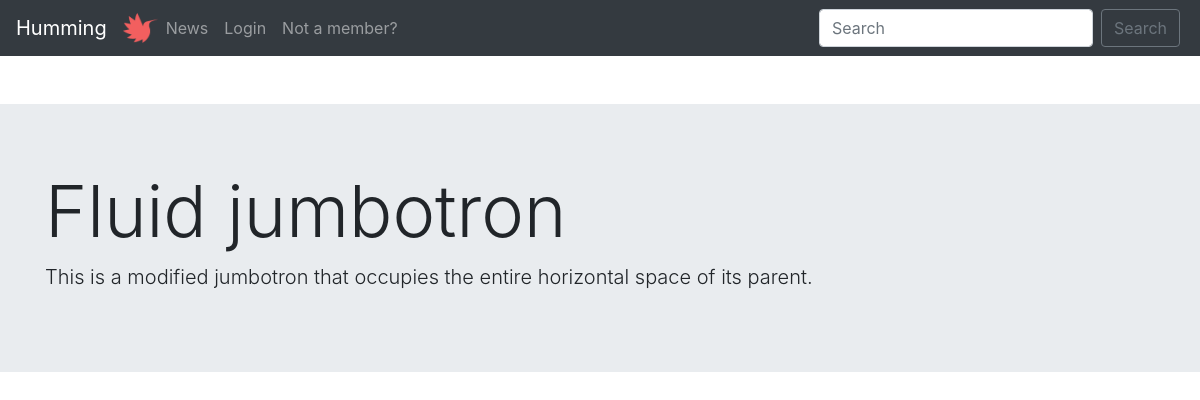
The app's page /commentsform.php, older data.
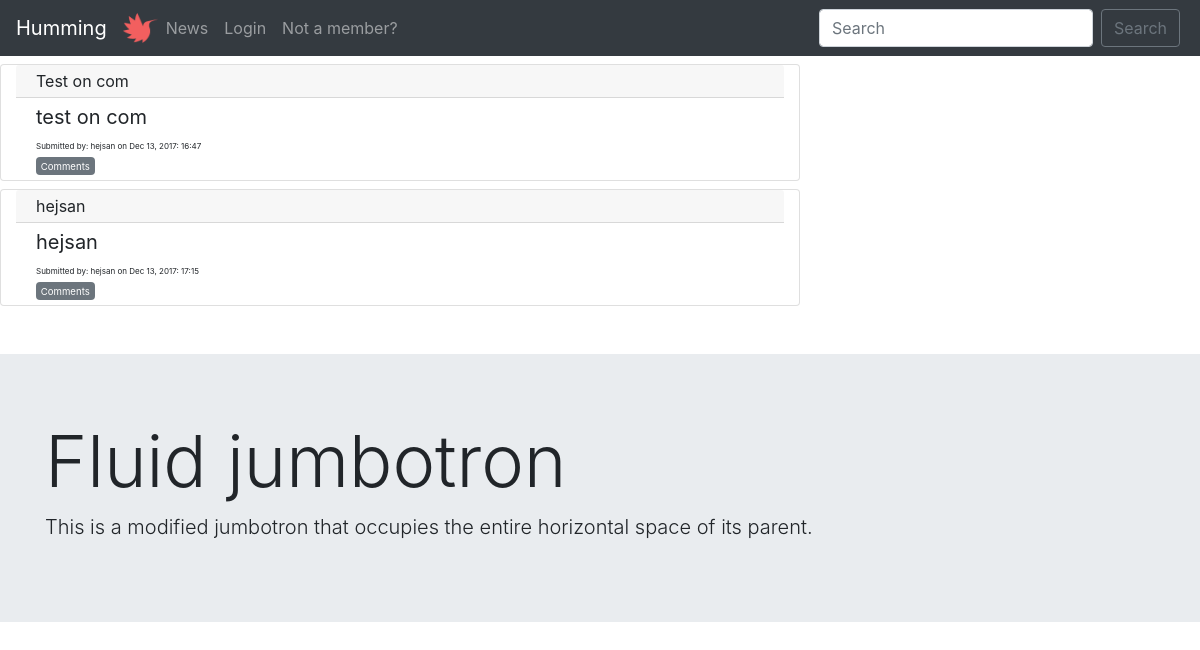
The same page, newer data.
### tables this page shows
CREATE TABLE "posts" (
	`title`	TEXT NOT NULL,
	`description`	TEXT NOT NULL,
	`url`	TEXT,
	`postID`	INTEGER NOT NULL PRIMARY KEY AUTOINCREMENT UNIQUE,
	`postdate`	INTEGER,
	`userID`	INTEGER
);

CREATE TABLE "users" (
	`userID`	INTEGER PRIMARY KEY AUTOINCREMENT,
	`username`	VARCHAR NOT NULL UNIQUE,
	`email`	VARCHAR NOT NULL UNIQUE,
	`password`	VARCHAR NOT NULL,
	`bio`	VARCHAR,
	`picture`	VARCHAR,
	`postID`	INTEGER
);

### php/functions.php (called while the page is built, shortened)
<?php
function postComments($pdo) {
  $postComments = "SELECT * FROM posts
               LEFT JOIN users
               ON posts.userID=users.userID";
  $statement = $pdo->prepare($postComments);
  $statement->execute();
  $resultpostComment = $statement->fetchAll(PDO::FETCH_ASSOC);
  return $resultpostComment;
 }

### commentsform.php (the view, shortened to what this page needs)
<?php
require __DIR__.'/viewings/header.php';
?>
<?php $postComments = postComments($pdo) ?>
<?php foreach($postComments as $postComment): ?>
<div class="card col-sm-8 mt-2">
      <div class="card-header pt-1 pb-1">
        <?php echo $postComment['title'];?>
      </div>
      <div class="card-body pt-1 pb-1">
      <blockquote class="blockquote mb-0">
      <p class="mb-0">
        <?php echo $postComment['description'] ?>
      </p>
      <p class="mb-0 smallfont">
        Submitted by: <?php echo $postComment['username'].' on '.$postComment['postdate'] ?>
      </p>
    </blockquote>
    <a href="/php/comments.php" class="badge badge-secondary"><p class="mb-0"><small>Comments</small></p></a>
  </div>
</div>
<?php endforeach; ?>
<?php require __DIR__.'/viewings/footer.php'; ?>

Row changes from the older to the newer data that the page shows:
added posts: title "Test on com", description "test on com", userID.username "hejsan", postdate "Dec 13, 2017: 16:47"
added posts: title "hejsan", description "hejsan", userID.username "hejsan", postdate "Dec 13, 2017: 17:15"
